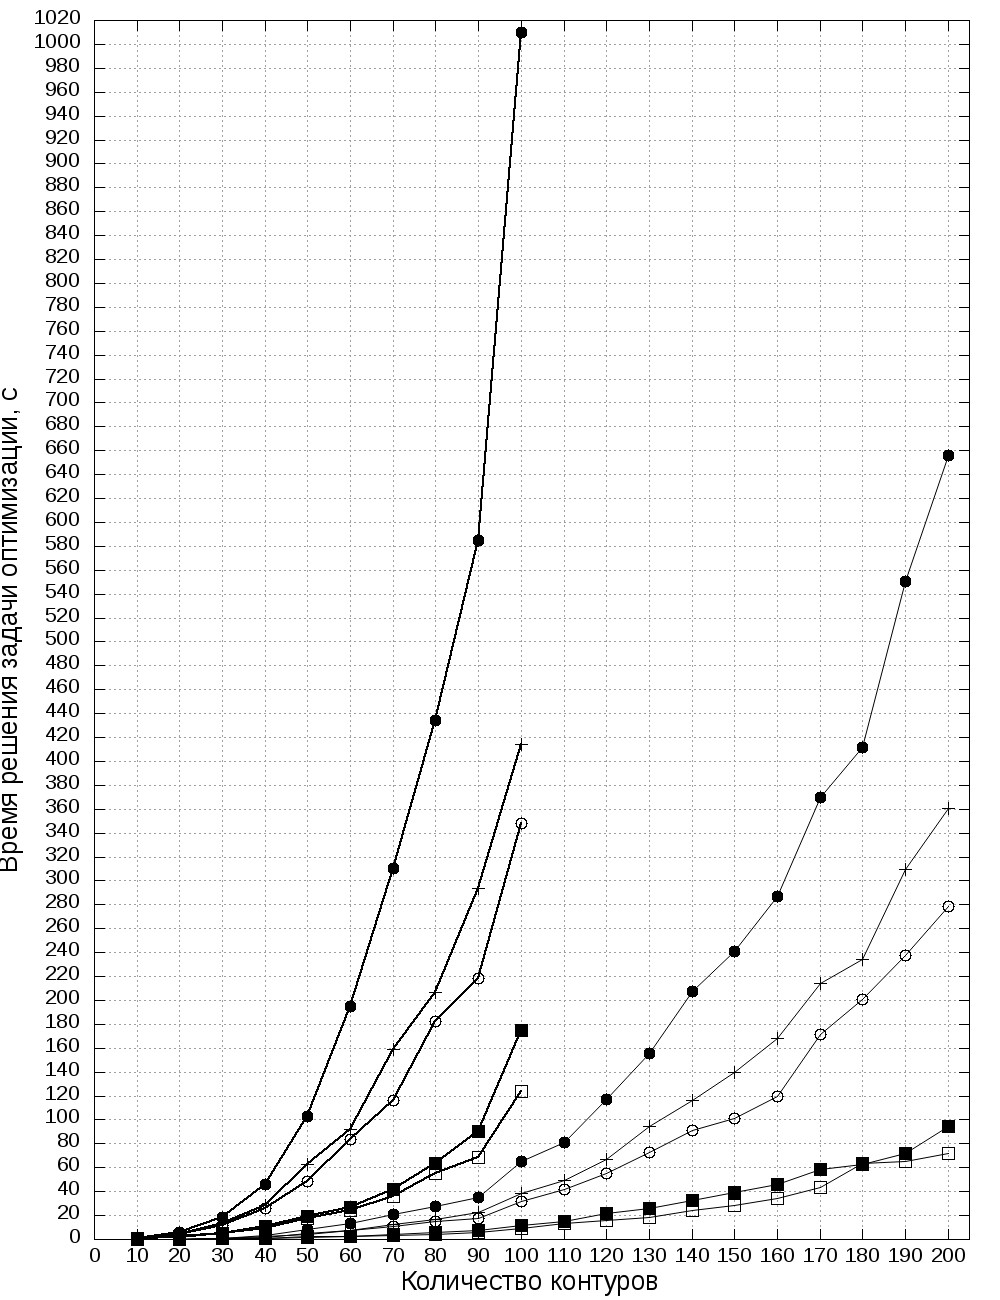

Source code (gnuplot):
set terminal jpeg size 1000,1300
set xlabel 'Количество контуров' font ", 20"
set ylabel 'Время решения задачи оптимизации, с' font ", 20"
set output "Problem-solution-time-graphs.jpeg"
set xrange [0:205]
set xtics 10 font ", 16"
set ytics 20 font ", 16"
#set key font ", 20" spacing 2 outside
set title font ", 20"
set nokey
set grid;
show grid

plot "performance_report.1_GIA.ipopt.linf.txt" using 1:4 with points pointtype 6 pointsize 2 linecolor rgb "black" title "Ipopt L-infinity", \
     "performance_report.1_GIA.ipopt.linf.txt" using 1:4 with lines linetype -1 notitle, \
     "performance_report.1_GIA.ipopt.l1.txt" using 1:4 with points pointtype 7 pointsize 2 linecolor rgb "black" title "Ipopt L-1", \
     "performance_report.1_GIA.ipopt.l1.txt" using 1:4 with lines linetype -1 notitle, \
     "performance_report.1_GIA.ipopt.l2.txt" using 1:4 with points pointtype 1 pointsize 2 linecolor rgb "black" title "Ipopt L-2", \
     "performance_report.1_GIA.ipopt.l2.txt" using 1:4 with lines linetype -1 notitle, \
     "performance_report.1_GIA.cplex.linf.txt" using 1:4 with points pointtype 4 pointsize 2 linecolor rgb "black" title "CPLEX L-infinity", \
     "performance_report.1_GIA.cplex.linf.txt" using 1:4 with lines linetype -1 notitle, \
     "performance_report.1_GIA.cplex.l1.txt" using 1:4 with points pointtype 5 pointsize 2 linecolor rgb "black" title "CPLEX L-1", \
     "performance_report.1_GIA.cplex.l1.txt" using 1:4 with lines linetype -1 notitle, \
     "performance_report.1_GIA.ipopt.linf.unreduced.txt" using 1:4 with points pointtype 6 pointsize 2 linecolor rgb "black" title "Ipopt L-infinity", \
     "performance_report.1_GIA.ipopt.linf.unreduced.txt" using 1:4 with lines linetype 2 lc rgb "black" lw 2 notitle, \
     "performance_report.1_GIA.ipopt.l1.unreduced.txt" using 1:4 with points pointtype 7 pointsize 2 linecolor rgb "black" title "Ipopt L-1", \
     "performance_report.1_GIA.ipopt.l1.unreduced.txt" using 1:4 with lines linetype 2 lc rgb "black" lw 2 notitle, \
     "performance_report.1_GIA.ipopt.l2.unreduced.txt" using 1:4 with points pointtype 1 pointsize 2 linecolor rgb "black" title "Ipopt L-2", \
     "performance_report.1_GIA.ipopt.l2.unreduced.txt" using 1:4 with lines linetype 2 lc rgb "black" lw 2 notitle, \
     "performance_report.1_GIA.cplex.linf.unreduced.txt" using 1:4 with points pointtype 4 pointsize 2 linecolor rgb "black" title "CPLEX L-infinity", \
     "performance_report.1_GIA.cplex.linf.unreduced.txt" using 1:4 with lines linetype 2 lc rgb "black" lw 2 notitle, \
     "performance_report.1_GIA.cplex.l1.unreduced.txt" using 1:4 with points pointtype 5 pointsize 2 linecolor rgb "black" title "CPLEX L-1", \
     "performance_report.1_GIA.cplex.l1.unreduced.txt" using 1:4 with lines linetype 2 lc rgb "black" lw 2 notitle \


